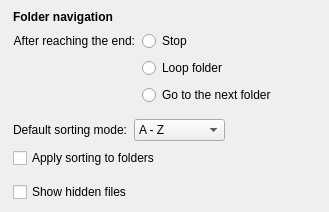
                <widget class="QWidget" name="folderNavGroup" native="true">
                 <property name="accessibleName">
                  <string notr="true">SGroup</string>
                 </property>
                 <layout class="QVBoxLayout" name="verticalLayout_16">
                  <property name="leftMargin">
                   <number>0</number>
                  </property>
                  <property name="topMargin">
                   <number>0</number>
                  </property>
                  <property name="rightMargin">
                   <number>0</number>
                  </property>
                  <property name="bottomMargin">
                   <number>0</number>
                  </property>
                  <item>
                   <layout class="QVBoxLayout" name="verticalLayout_17">
                    <property name="spacing">
                     <number>7</number>
                    </property>
                    <property name="leftMargin">
                     <number>13</number>
                    </property>
                    <property name="topMargin">
                     <number>10</number>
                    </property>
                    <property name="rightMargin">
                     <number>13</number>
                    </property>
                    <property name="bottomMargin">
                     <number>10</number>
                    </property>
                    <item>
                     <layout class="QHBoxLayout" name="horizontalLayout_32">
                      <property name="leftMargin">
                       <number>0</number>
                      </property>
                      <property name="topMargin">
                       <number>0</number>
                      </property>
                      <item>
                       <widget class="QLabel" name="label_30">
                        <property name="font">
                         <font>
                          <bold>true</bold>
                         </font>
                        </property>
                        <property name="text">
                         <string>Folder navigation</string>
                        </property>
                       </widget>
                      </item>
                     </layout>
                    </item>
                    <item>
                     <layout class="QGridLayout" name="gridLayout_5">
                      <property name="leftMargin">
                       <number>0</number>
                      </property>
                      <property name="topMargin">
                       <number>0</number>
                      </property>
                      <property name="rightMargin">
                       <number>0</number>
                      </property>
                      <property name="bottomMargin">
                       <number>0</number>
                      </property>
                      <property name="verticalSpacing">
                       <number>7</number>
                      </property>
                      <item row="0" column="1">
                       <widget class="QRadioButton" name="folderEndNoAction">
                        <property name="text">
                         <string>Stop</string>
                        </property>
                        <property name="checked">
                         <bool>false</bool>
                        </property>
                       </widget>
                      </item>
                      <item row="1" column="1">
                       <widget class="QRadioButton" name="folderEndLoop">
                        <property name="text">
                         <string>Loop folder</string>
                        </property>
                       </widget>
                      </item>
                      <item row="2" column="1">
                       <widget class="QRadioButton" name="folderEndSwitchFolder">
                        <property name="text">
                         <string>Go to the next folder</string>
                        </property>
                       </widget>
                      </item>
                      <item row="0" column="0">
                       <widget class="QLabel" name="label_16">
                        <property name="text">
                         <string>After reaching the end:</string>
                        </property>
                        <property name="alignment">
                         <set>Qt::AlignRight|Qt::AlignTrailing|Qt::AlignVCenter</set>
                        </property>
                       </widget>
                      </item>
                      <item row="0" column="2">
                       <spacer name="horizontalSpacer_25">
                        <property name="orientation">
                         <enum>Qt::Horizontal</enum>
                        </property>
                        <property name="sizeHint" stdset="0">
                         <size>
                          <width>40</width>
                          <height>10</height>
                         </size>
                        </property>
                       </spacer>
                      </item>
                     </layout>
                    </item>
                    <item>
                     <widget class="QWidget" name="widget_7" native="true">
                      <property name="sizePolicy">
                       <sizepolicy hsizetype="Expanding" vsizetype="Preferred">
                        <horstretch>0</horstretch>
                        <verstretch>0</verstretch>
                       </sizepolicy>
                      </property>
                      <property name="accessibleName">
                       <string notr="true">SLine</string>
                      </property>
                     </widget>
                    </item>
                    <item>
                     <layout class="QHBoxLayout" name="horizontalLayout_33">
                      <property name="leftMargin">
                       <number>0</number>
                      </property>
                      <property name="topMargin">
                       <number>0</number>
                      </property>
                      <property name="rightMargin">
                       <number>0</number>
                      </property>
                      <property name="bottomMargin">
                       <number>0</number>
                      </property>
                      <item>
                       <widget class="QLabel" name="label_6">
                        <property name="text">
                         <string>Default sorting mode:</string>
                        </property>
                        <property name="alignment">
                         <set>Qt::AlignRight|Qt::AlignTrailing|Qt::AlignVCenter</set>
                        </property>
                       </widget>
                      </item>
                      <item>
                       <widget class="QComboBox" name="sortingComboBox">
                        <property name="sizePolicy">
                         <sizepolicy hsizetype="Minimum" vsizetype="Minimum">
                          <horstretch>0</horstretch>
                          <verstretch>0</verstretch>
                         </sizepolicy>
                        </property>
                        <item>
                         <property name="text">
                          <string>A - Z</string>
                         </property>
                        </item>
                        <item>
                         <property name="text">
                          <string>Z - A</string>
                         </property>
                        </item>
                        <item>
                         <property name="text">
                          <string>Size</string>
                         </property>
                        </item>
                        <item>
                         <property name="text">
                          <string>Size (desc)</string>
                         </property>
                        </item>
                        <item>
                         <property name="text">
                          <string>Oldest</string>
                         </property>
                        </item>
                        <item>
                         <property name="text">
                          <string>Newest</string>
                         </property>
                        </item>
                       </widget>
                      </item>
                      <item>
                       <spacer name="horizontalSpacer_15">
                        <property name="orientation">
                         <enum>Qt::Horizontal</enum>
                        </property>
                        <property name="sizeHint" stdset="0">
                         <size>
                          <width>40</width>
                          <height>20</height>
                         </size>
                        </property>
                       </spacer>
                      </item>
                     </layout>
                    </item>
                    <item>
                     <widget class="QCheckBox" name="sortFoldersCheckBox">
                      <property name="text">
                       <string>Apply sorting to folders</string>
                      </property>
                     </widget>
                    </item>
                    <item>
                     <widget class="QWidget" name="widget_lineSeparator1" native="true">
                      <property name="accessibleName">
                       <string notr="true">SLine</string>
                      </property>
                     </widget>
                    </item>
                    <item>
                     <widget class="QCheckBox" name="showHiddenFilesCheckBox">
                      <property name="text">
                       <string>Show hidden files</string>
                      </property>
                     </widget>
                    </item>
                   </layout>
                  </item>
                 </layout>
                </widget>
